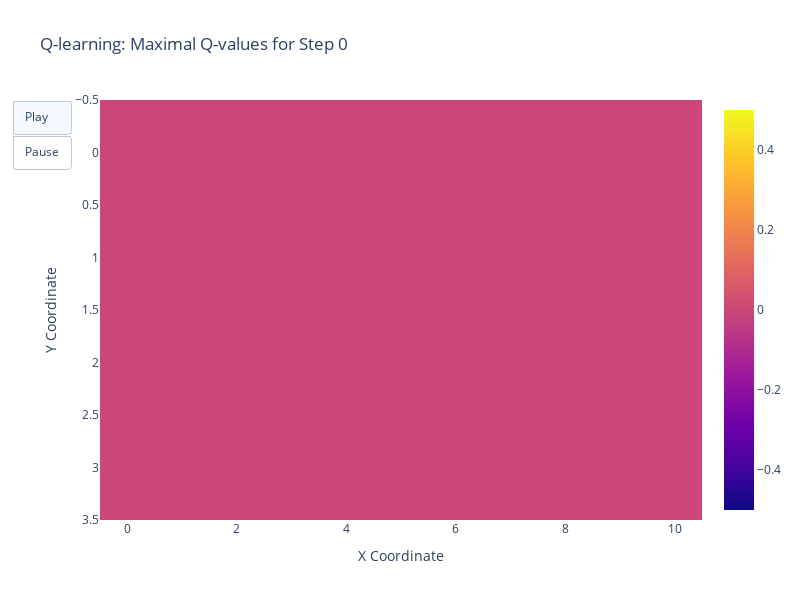
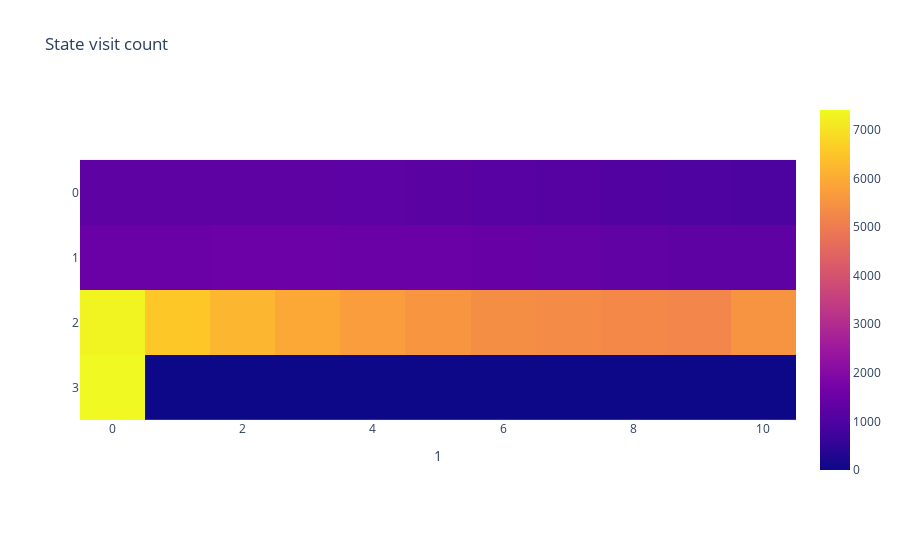

Notebook code for these charts, in order:
### Code cell
env_states, action_keys, obs, rewards, done, q_values = tabular_rollout(key, TIME_STEPS, N_ACTIONS, GRID_SIZE, env, agent, policy)
animated_heatmap(q_values, dims=jnp.asarray(GRID_SIZE), agent_name="Q-learning", sample_freq=500, log_scale=False)
plot_path(obs)

### Figure 1 — Plotly figure (JSON) as saved in the notebook; plotly's stock layout.template omitted (floating-point values rounded to 4 significant figures)
{"data": [{"type": "heatmap", "z": [[0, 0, 0, 0, 0, 0, 0, 0, 0, 0, 0], [0, 0, 0, 0, 0, 0, 0, 0, 0, 0, 0], [0, 0, 0, 0, 0, 0, 0, 0, 0, 0, 0], [0, 0, 0, 0, 0, 0, 0, 0, 0, 0, 0]]}], "layout": {"height": 600, "title": {"text": "Q-learning: Maximal Q-values for Step 0"}, "updatemenus": [{"buttons": [{"args": [null, {"frame": {"duration": 50, "redraw": true}, "fromcurrent": true}], "label": "Play", "method": "animate"}, {"args": [[null], {"frame": {"duration": 0, "redraw": false}}], "label": "Pause", "method": "relayout"}], "type": "buttons"}], "width": 800, "xaxis": {"autorange": true, "range": [0, 11], "title": {"text": "X Coordinate"}}, "yaxis": {"autorange": true, "range": [4, 0], "title": {"text": "Y Coordinate"}}}}

### Figure 2 — Plotly figure (JSON) as saved in the notebook; plotly's stock layout.template omitted (floating-point values rounded to 4 significant figures)
{"data": [{"coloraxis": "coloraxis", "hovertemplate": "1: %{x}<br>y: %{y}<br>color: %{z}<extra></extra>", "name": "0", "type": "heatmap", "x": [0, 1, 2, 3, 4, 5, 6, 7, 8, 9, 10], "xaxis": "x", "y": [0, 1, 2, 3], "yaxis": "y", "z": [[1279, 1287, 1292, 1276, 1251, 1215, 1171, 1125, 1064, 994, 933], [1488, 1505, 1521, 1517, 1488, 1486, 1447, 1392, 1321, 1268, 1264], [7330, 6539, 6209, 5937, 5712, 5546, 5406, 5326, 5271, 5214, 5515], [7411, 0, 0, 0, 0, 0, 0, 0, 0, 0, 0]]}], "layout": {"coloraxis": {"colorscale": [[0, "#0d0887"], [0.1111, "#46039f"], [0.2222, "#7201a8"], [0.3333, "#9c179e"], [0.4444, "#bd3786"], [0.5556, "#d8576b"], [0.6667, "#ed7953"], [0.7778, "#fb9f3a"], [0.8889, "#fdca26"], [1, "#f0f921"]]}, "title": {"text": "State visit count"}, "xaxis": {"anchor": "y", "constrain": "domain", "domain": [0, 1], "scaleanchor": "y", "title": {"text": "1"}}, "yaxis": {"anchor": "x", "autorange": "reversed", "constrain": "domain", "domain": [0, 1]}}}
